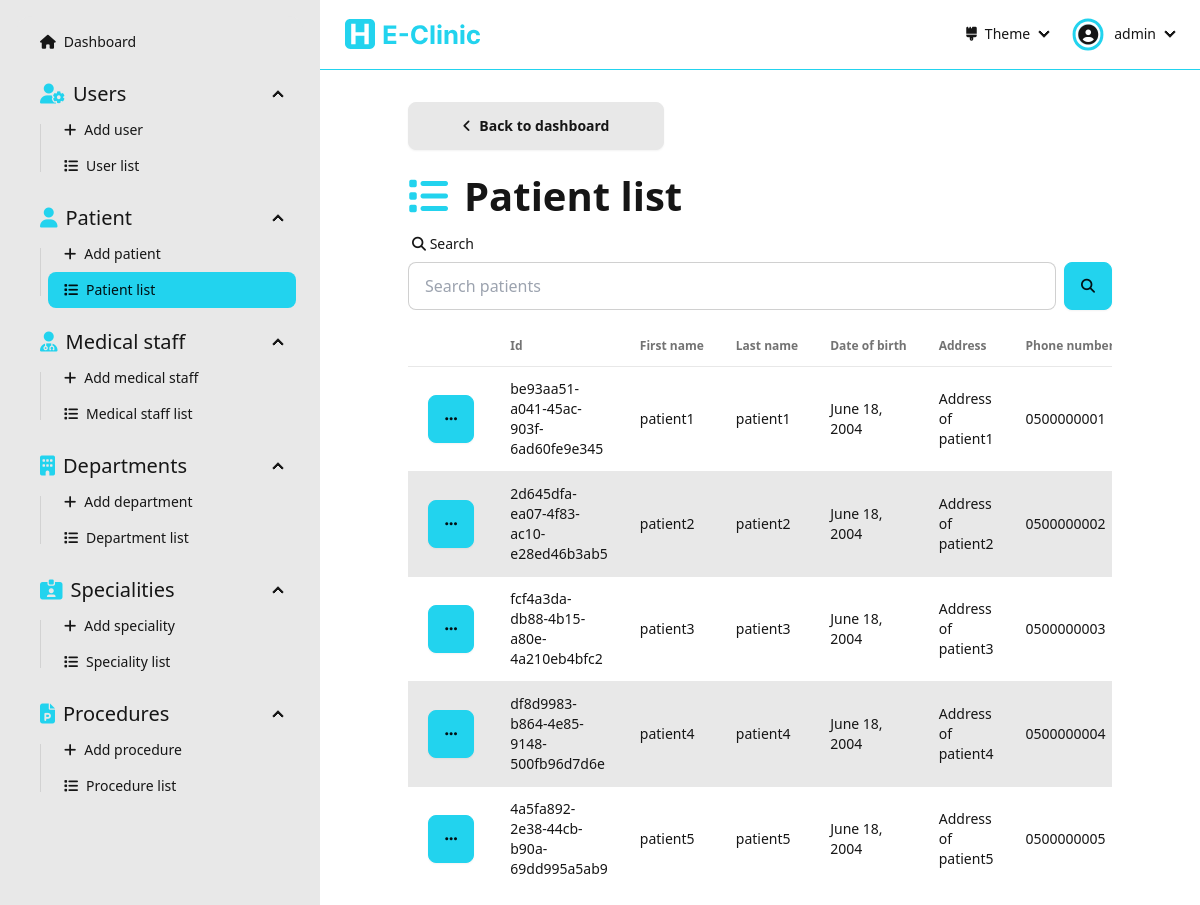
Before: /dashboard/patients/ (signed in) with the older database file.
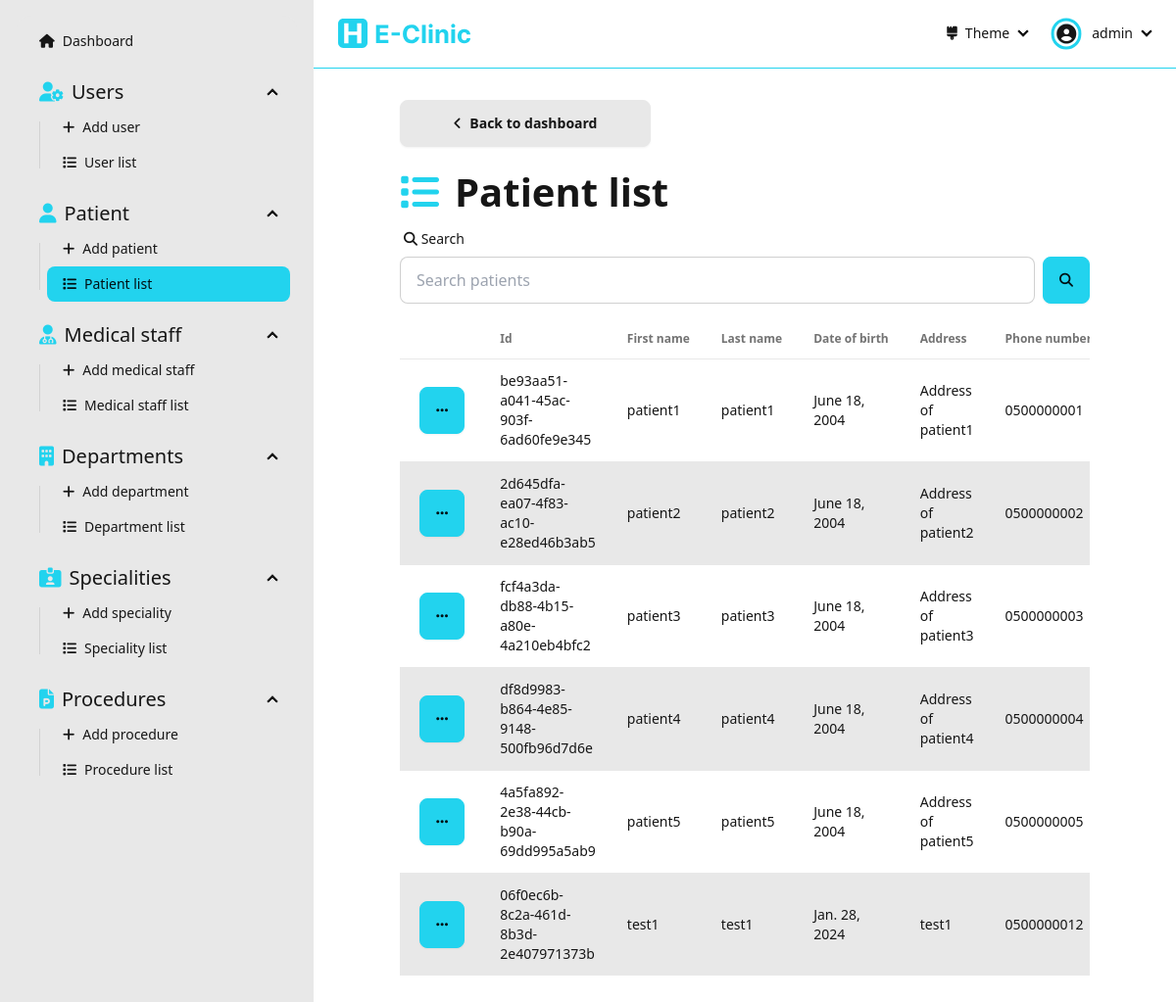
After: the same page with the newer database file.
### Dashboard/models.py (models this page shows, shortened)
class Patient(models.Model):
  id = models.UUIDField(primary_key=True, default=uuid.uuid4, editable=False)
  firstName = models.CharField(max_length=256, null=False)
  lastName = models.CharField(max_length=256, null=False)
  dateOfBirth = models.DateField(null=False)
  address = models.CharField(max_length=256, null=False)
  phoneNumber = models.CharField(max_length=20, null=False, unique=True, validators=[RegexValidator(r'^(00213|\+213|0)(5|6|7)\d{8}$')])
  email = models.CharField(max_length=254, null=False, unique=True, validators=[EmailValidator()])
  gender = models.CharField(max_length=10, choices=Genders.choices, null=False)
  createdAt = models.DateTimeField(auto_now_add=True)
  updatedAt = models.DateTimeField(auto_now=True)

### Dashboard/views/patient.py (the view)
# urls.py: path('dashboard/patients/', patient.patientList, name='patient-list'),
@login_required(login_url='sign-in')
def patientList(request: HttpRequest):
  form = SearchForm(request.GET)
  patients = []
  if form.is_valid():
    search = form.cleaned_data['search']
    patients = Patient.objects.filter(
      Q(id__icontains=search) |
      Q(firstName__icontains=search) |
      Q(lastName__icontains=search) |
      Q(dateOfBirth__icontains=search) |
      Q(address__icontains=search) |
      Q(phoneNumber__icontains=search) |
      Q(email__icontains=search) |
      Q(gender__icontains=search) |
      Q(updatedAt__icontains=search) |
      Q(createdAt__icontains=search)
    )
  else:
    patients = Patient.objects.all()
  context = { 'patients': patients, 'form': form }
  return render(request, 'pages/patient/patient-list.html', context=context)

### Dashboard/forms.py
class SearchForm(forms.Form):
  search  = forms.CharField(required=False)

### Dashboard/templates/pages/patient/patient-list.html (shortened to what this page needs)
{% extends "layouts/dashboard.html" %}
{% load static %}
{% load widget_tweaks %}
{% block dashboard_content %}
  <div class="flex flex-1 flex-col items-center pb-[5rem]">
    <div class="flex flex-1 flex-col max-w-[90%] lg:max-w-[80%] justify-start w-full">
      <div class="flex mb-[1rem]">
        <a class="btn btn-wide" href="{% url "dashboard" %}"><i class="fas fa-angle-left"></i>Back to dashboard</a>
      </div>
      <div class="text-[30pt] font-bold"><i class="fas fa-list text-primary mr-[1rem]"></i>Patient list</div>
      <form action="" method="get" class="mb-[1rem]">
        <label class="form-control w-full">
          <div class="label">
            <span class="label-text"><i class="fas fa-search"></i> Search</span>
          </div>
          <div class="flex">
            {% render_field form.search placeholder="Search patients" type="text" class+="input input-bordered w-full" %}
            <button class="btn btn-primary ml-[0.5rem]"><i class="fas fa-search"></i></button>
          </div>
        </label>
      </form>
      {% if patients.count > 0 %}
      <div class="overflow-x-auto flex-1 flex items-start">
        <table class="table table-pin-rows table-pin-cols table-zebra">
          <thead>
            <tr>
              <td></td>
              <td>Id</td>
              <td>First name</td>
              <td>Last name</td>
              <td>Date of birth</td>
              <td>Address</td>
              <td>Phone number</td>
            </tr>
          </thead>
          <tbody>
            {% for patient in patients %}
              <tr>
                <td>
                  <div class="dropdown">
                    <div tabindex="0" role="button" class="btn btn-primary m-1"><i class="fas fa-ellipsis"></i></div>
                  </div>
                </td>
                <td>{{patient.id}}</td>
                <td>{{patient.firstName}}</td>
                <td>{{patient.lastName}}</td>
                <td>{{patient.dateOfBirth}}</td>
                <td>{{patient.address}}</td>
                <td>{{patient.phoneNumber}}</td>
              </tr>
            {% endfor %}
          </tbody>
        </table>
      </div>
      {% else %}
        <div class="flex flex-1 flex-col justify-center items-center h-full w-full">
          <img class="h-[30%]" src="{% static "assets/empty-list.svg" %}" alt="empty-list">
          <div class="text-[20pt]">The list is empty</div>
        </div>
      {% endif %}
    </div>
  </div>
{% endblock dashboard_content %}

Changed rows visible on the page:
added Patient: id "06f0ec6b-8c2a-461d-8b3d-2e407971373b", firstName "test1", lastName "test1", dateOfBirth "Jan. 28, 2024", address "test1", phoneNumber "0500000012"
